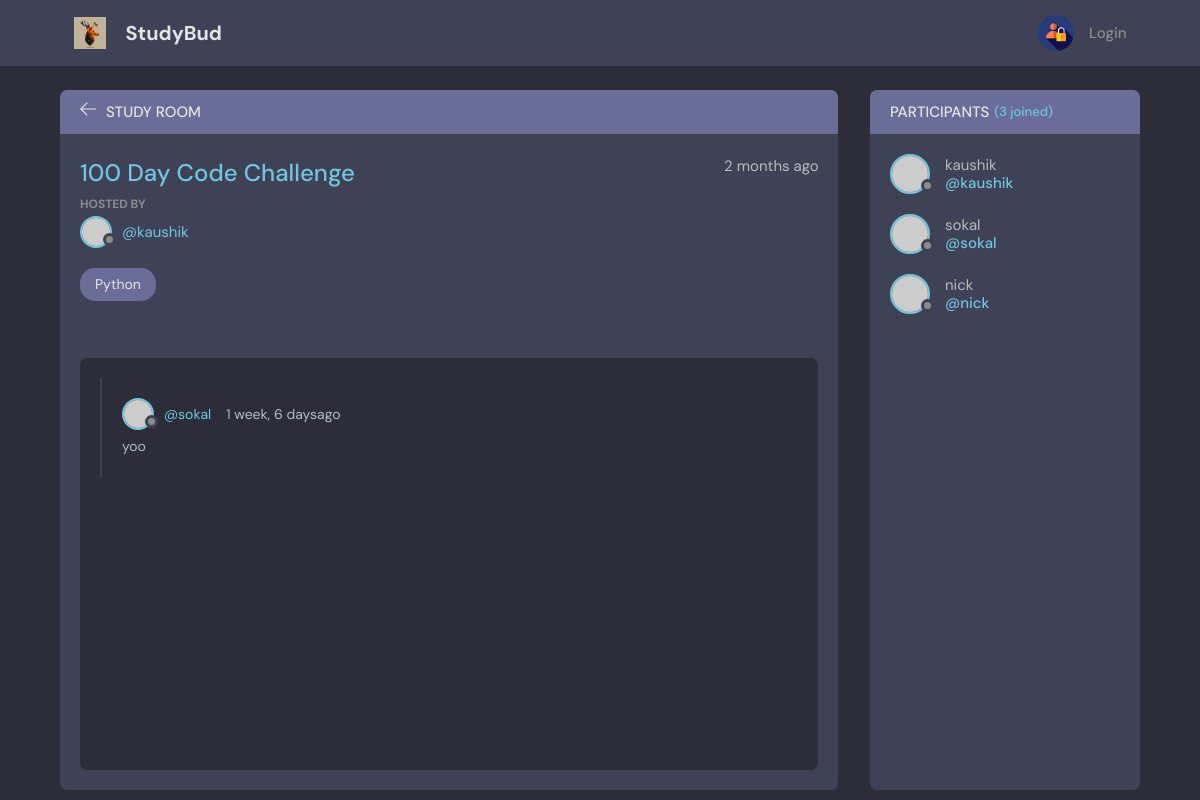
Before: /room/2/ with the older database file.
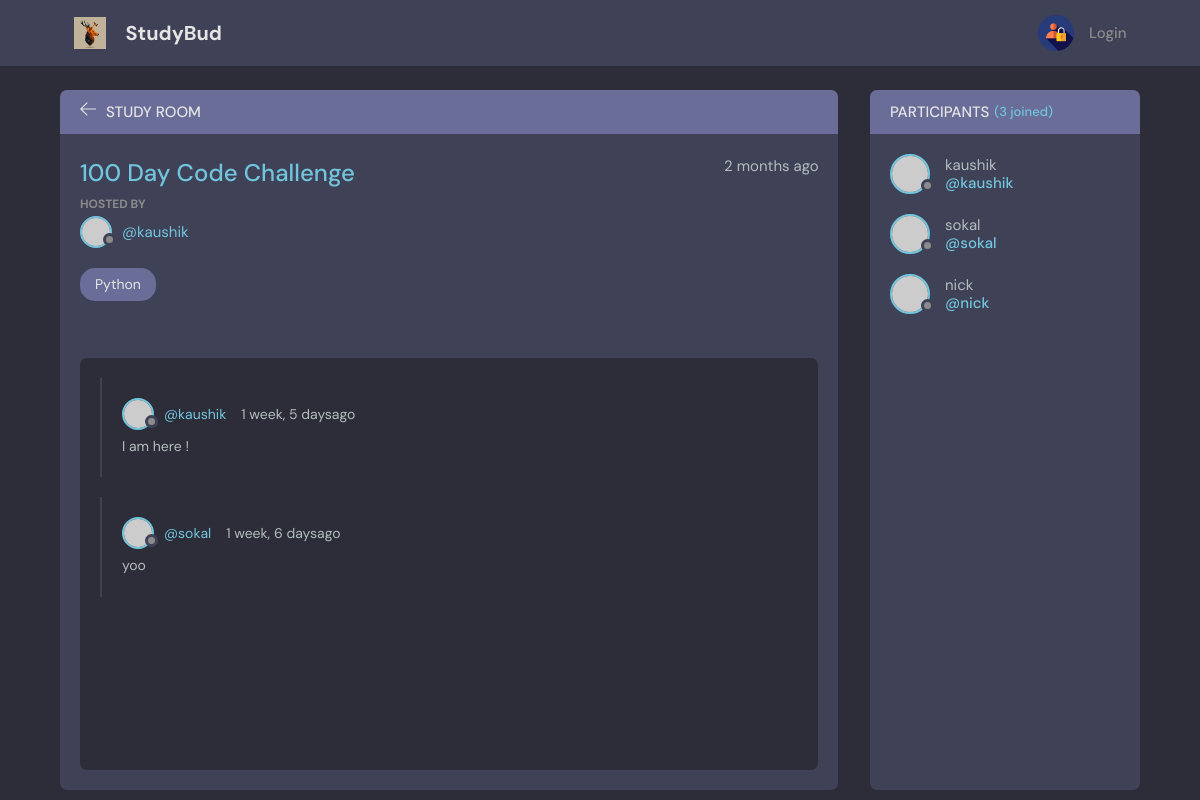
After: the same page with the newer database file.
### base/models.py (models this page shows, shortened)
class Meassage(models.Model):
    user = models.ForeignKey(User, on_delete=models.CASCADE)
    room = models.ForeignKey(Room, on_delete=models.CASCADE)
    body = models.TextField()
    updated = models.DateTimeField(auto_now = True)
    created = models.DateTimeField(auto_now_add = True)
    class Meta:
        ordering = ['-updated','-created']

### base/views.py (the view, shortened to what this page needs)
# urls.py: path('room/<str:pk>/',views.room, name ="room"),
def room(request , pk ):
    var_room = Room.objects.get(id=pk)
    room_messages = var_room.meassage_set.all()# This is related manager for foreign key(meassage_set)
    room_participants = var_room.participants.all()
    context = {'var_room': var_room, 'room_messages':room_messages,'room_participants':room_participants}
    return render(request, 'base/room.html',context)

### base/templates/base/room.html (shortened to what this page needs)
{% extends 'main.html' %}
{% block content %}
    <main class="profile-page layout layout--2">
      <div class="container">
        <div class="room">
          <div class="room__top">
            <div class="room__topLeft">
              <a href="{% url 'home' %}">
                <svg version="1.1" xmlns="http://www.w3.org/2000/svg" width="32" height="32" viewBox="0 0 32 32">
                  <title>arrow-left</title>
                  <path
                    d="M13.723 2.286l-13.723 13.714 13.719 13.714 1.616-1.611-10.96-10.96h27.625v-2.286h-27.625l10.965-10.965-1.616-1.607z"
                  ></path>
                </svg>
              </a>
              <h3>Study Room</h3>
            </div>
          </div>
          <div class="room__box scroll">
            <div class="room__header scroll">
              <div class="room__info">
                <h3>{{var_room.name}}</h3>
                <span>{{var_room.created|timesince}} ago </span>
              </div>
              <div class="room__hosted">
                <p>Hosted By</p>
                <a href="{% url 'user-profile' var_room.host.id %}" class="room__author">
                  <div class="avatar avatar--small">
                    <img src="https://randomuser.me/api/portraits/men/37.jpg" />
                  </div>
                  <span>@{{var_room.host.username}}</span>
                </a>
              </div>
              <span class="room__topics">{{var_room.topic.namee}}</span>
            </div>
            <div class="room__conversation">
              <div class="threads scroll">
                {% for i in room_messages %}
                <div class="thread">
                  <div class="thread__top">
                    <div class="thread__author">
                      <a href="{% url 'user-profile' i.user.id %}" class="thread__authorInfo">
                        <div class="avatar avatar--small">
                          <img src="https://randomuser.me/api/portraits/men/37.jpg" />
                        </div>
                        <span>@{{i.user.username}}</span>
                      </a>
                      <span class="thread__date">{{i.created|timesince}}ago</span>
                    </div>
                  </div>
                  <div class="thread__details">
                  <P>{{i.body}}</P>
                  </div>
                </div>
                {% endfor %}
              </div>
            </div>
          </div>
        </div>
        <div class="participants">
          <h3 class="participants__top">Participants <span>({{room_participants.count}} joined)</span></h3>
          <div class="participants__list scroll">
            {% for i in room_participants %}
            <a href="{% url 'user-profile' i.id %}" class="participant">
              <div class="avatar avatar--medium">
                <img src="https://randomuser.me/api/portraits/men/37.jpg" />
              </div>
              <p>
                {{i.username}}
                <span>@{{i.username}}</span>
              </p>
            </a>
            {% endfor %}
          </div>
        </div>
      </div>
    </main>
{% endblock %}

Changed rows visible on the page:
added Meassage: user.username "kaushik", created "1 week, 5 days", body "I am here !"
